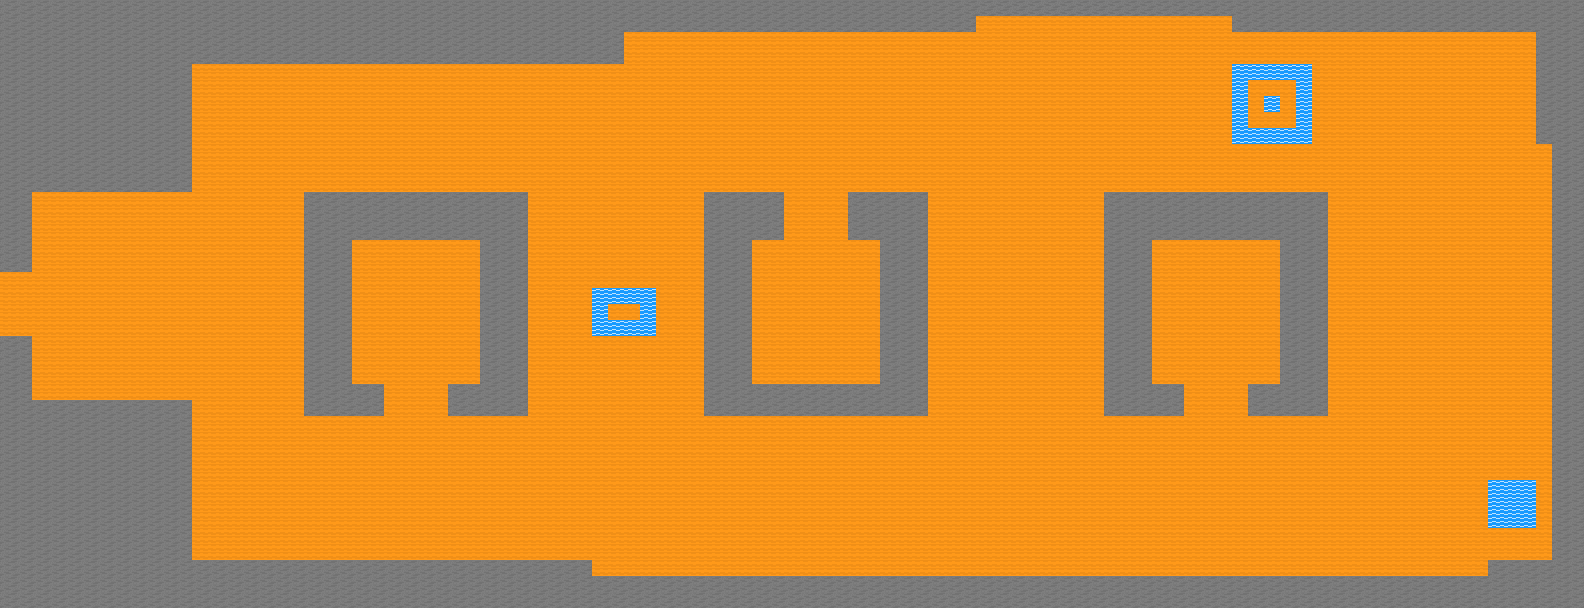

Below is a game level as drawn by its tile map, then a one-line description and the .tmx that defines it (tile-layer data replaced by summaries):
An orthogonal 99x38 tile map with 16x16 px tiles, 4 tile layers (entities, layer_0, layer_1, layer_2).

<map version="1.2" tiledversion="1.3.0" orientation="orthogonal" renderorder="right-down" compressionlevel="0" width="99" height="38" tilewidth="16" tileheight="16" infinite="0" nextlayerid="5" nextobjectid="1">
 <editorsettings>
  <export target="desert.csv" format="csv" />
 </editorsettings>
 <tileset firstgid="1" name="edit_tileset" tilewidth="16" tileheight="16" tilecount="20" columns="10">
  <image source="../edit_tileset.png" width="160" height="32" />
 </tileset>
 <layer id="4" name="entities" width="99" height="38">
  <data>[3762 cells, 28 non-empty, 6 distinct tile ids]</data>
 </layer>
 <layer id="1" name="layer_0" width="99" height="38">
  <data>[3762 cells, 3762 non-empty, 2 distinct tile ids]</data>
 </layer>
 <layer id="2" name="layer_1" width="99" height="38">
  <data>[3762 cells, 1152 non-empty, 1 distinct tile ids]</data>
 </layer>
 <layer id="3" name="layer_2" width="99" height="38">
  <data>[3762 cells, 102 non-empty, 1 distinct tile ids]</data>
 </layer>
</map>
